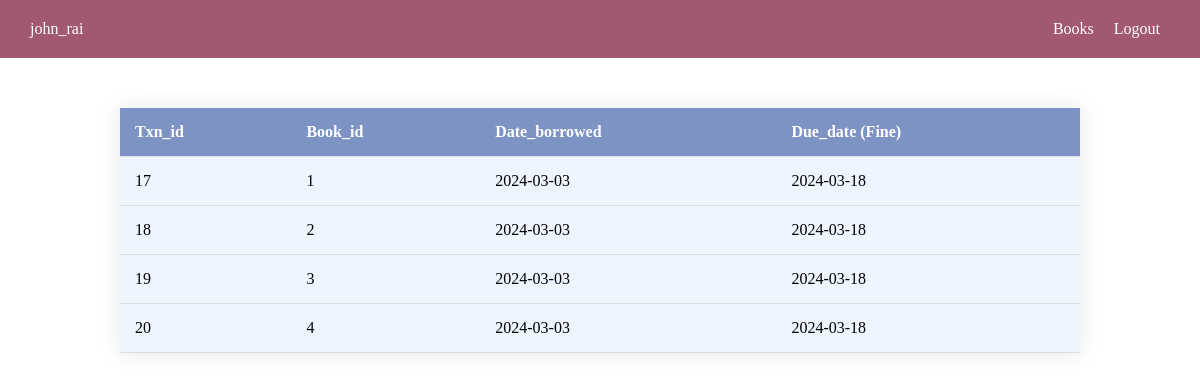
Screenshot of /views/home.php (signed in) with the database file from the repository.
### tables this page shows
CREATE TABLE `borrowing` (
  `id` int(11) NOT NULL,
  `User_id` int(11) NOT NULL,
  `Book_id` int(11) NOT NULL,
  `Date_borrowed` date NOT NULL,
  `Due_date` date NOT NULL
);

### views/borrowing.php (the view, shortened to what this page needs)
<?php
    if($id == 0){
        $sql = "SELECT * FROM borrowing";
        $admin = true;
    }else{
        $sql = "SELECT * FROM borrowing where user_id = '$id'";
        $admin = false;
    }
    $result = $conn -> query($sql);
    if($result->num_rows > 0){
        $current_date = new DateTime();
        if(!$admin){
            echo "<table>
                    <tr>
                        <th>Txn_id</th>
                        <th>Book_id</th>
                        <th>Date_borrowed</th>
                        <th>Due_date (Fine)</th>
                    </tr>";
        }
        while ($row = $result->fetch_assoc()) {
            $due_date = new DateTime($row["Date_borrowed"]);
            $interval = $current_date->diff($due_date);
            if($interval->days > 15){
                $fine = "(Rs. " . $interval->days - 15 . ")";
            }else{
                $fine = "";
            }
            if(!$admin){
                echo "<tr>
                        <td>" . $row["id"] . "</td>
                        <td>" . $row["Book_id"] . "</td>
                        <td>" . $row["Date_borrowed"] . "</td>
                        <td>" . $row["Due_date"] . " " . $fine . "</td>
                        </tr>";
            }
        }
        echo "</table>";
    }
?>
<html>
    <link rel="stylesheet" href="../assets/styles/table.css">
</html>

### components/header.php (shortened to what this page needs)
<?php
    $user = $_SESSION["username"];
?>
<!DOCTYPE html>
<html lang="en">
<head>
</head>
<body>
    <div class="head">
        <p class="greet"><a href="home.php"><?= htmlspecialchars($user) ?></a></p>
        <a href="books.php">Books</a>
        <a href='logout.php'>Logout</a>
    </div>
</body>
</html>

### views/home.php (shortened to what this page needs)
<?php
    if(isset($_SESSION["id"])){
        $id = $_SESSION["id"];
    }else{
        header("Location: login.php");
        die();
    }
    include("../components/header.php");
?>
<!DOCTYPE html>
<html lang="en">
<head>
</head>
<body>
    <?php
        include("borrowing.php")
    ?>
</body>
</html>

### assets/styles/table.css (style rules this page uses)
table { width: 80%; margin: 50px auto; border-collapse: collapse; background-color: #EEF5FF; box-shadow: 0 0 20px rgba(0, 0, 0, 0.1); }
th, td { padding: 15px; text-align: left; border-bottom: 1px solid #ddd; }
th { background-color: #7C93C3; color: #fff; }

### components/header.php (style rules this page uses)
* { margin: 0; padding: 0; box-sizing: border-box; }
.head { display: flex; background-color: #A25772; justify-content: right; padding: 20px 30px; font-size: 16px; }
a { color: white; margin: 0 10px; text-decoration: none; }
.greet { position: absolute; left: 0; padding-left: 20px; color: white; }

### rows the page displays
borrowing: id "17", Book "1", Date_borrowed "2024-03-03", Due_date "2024-03-18"
borrowing: id "18", Book "2", Date_borrowed "2024-03-03", Due_date "2024-03-18"
borrowing: id "19", Book "3", Date_borrowed "2024-03-03", Due_date "2024-03-18"
borrowing: id "20", Book "4", Date_borrowed "2024-03-03", Due_date "2024-03-18"

### other values shown
$user "john_rai"
